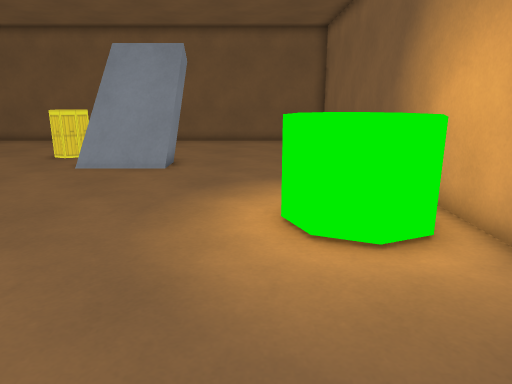
[1] (above)

13 first-person views from a walk through a 3-D level made in the Godot game engine. The camera is 1.4 m above the floor, tilts 14° down and sees 70° across. The floor is counted in squares, 0.6 m on a side. Each view is taken from the middle of a square. On the plan, view 1 faces up. The plan holds only what a view shows up to about 20 squares ahead; the rest is blank. Surface patterns are stand-ins for the level's own textures.

[2]
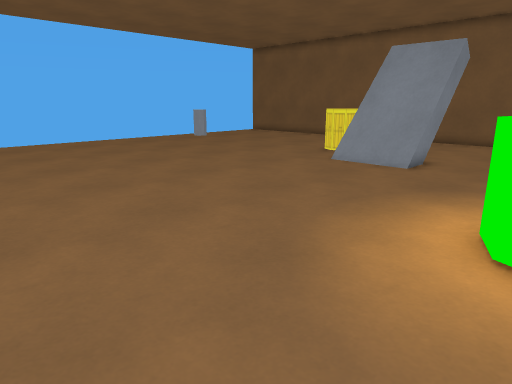

[3]
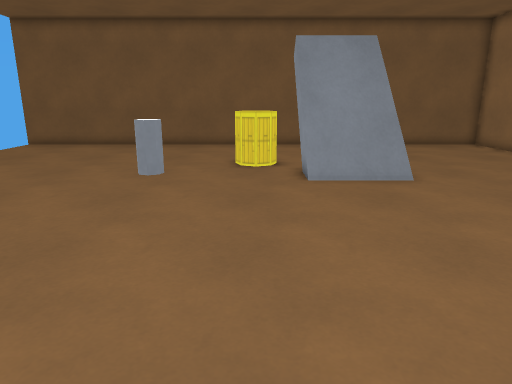

[4]
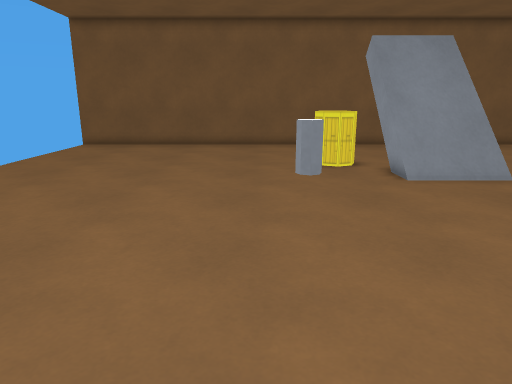

[5]
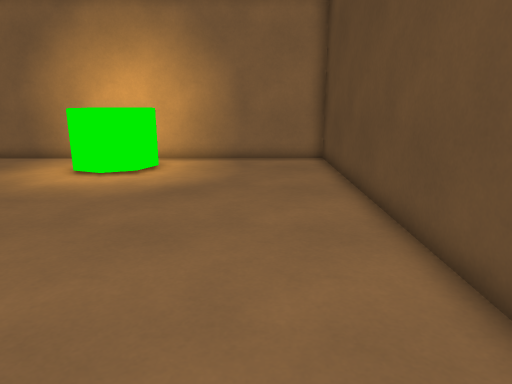

[6]
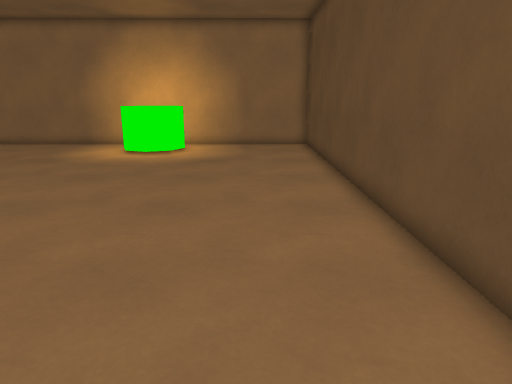

[7]
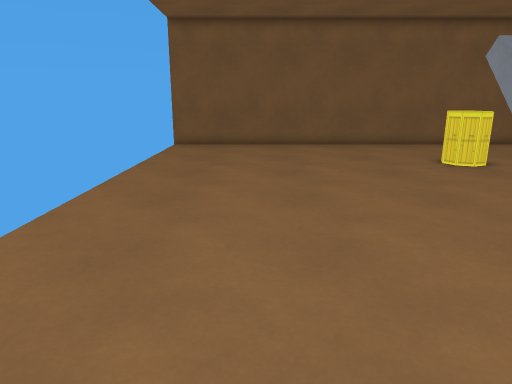

[8]
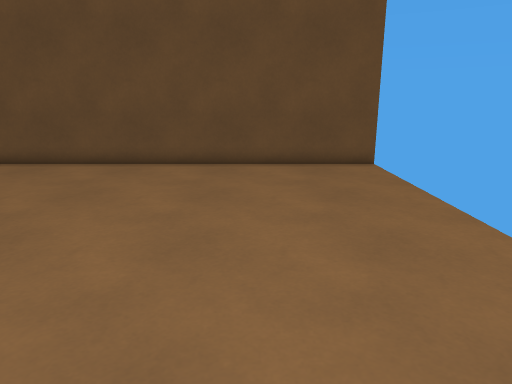

[9]
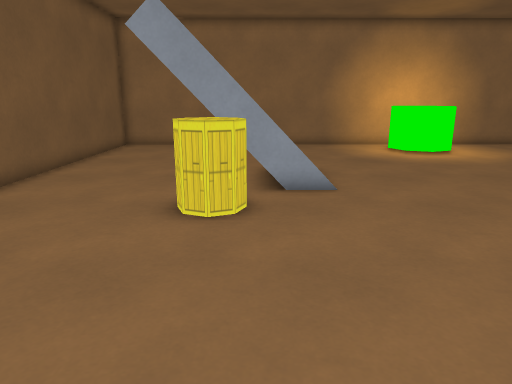

[10]
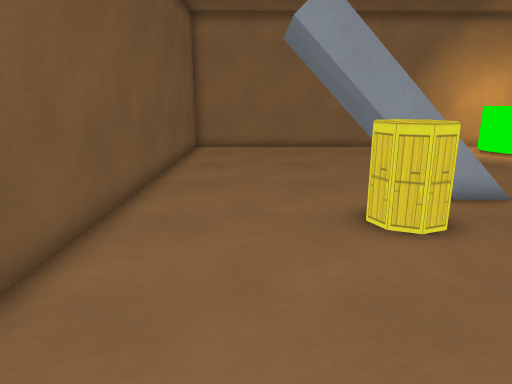

[11]
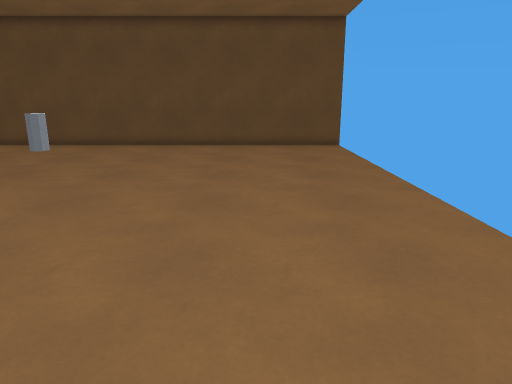

[12]
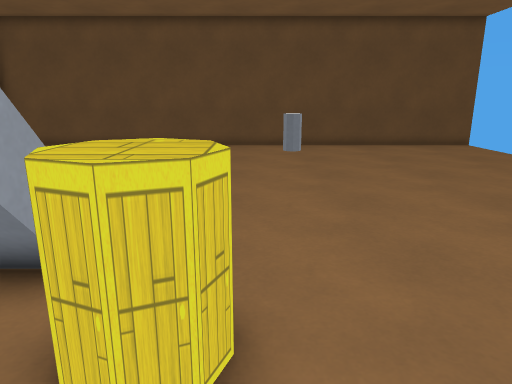

[13]
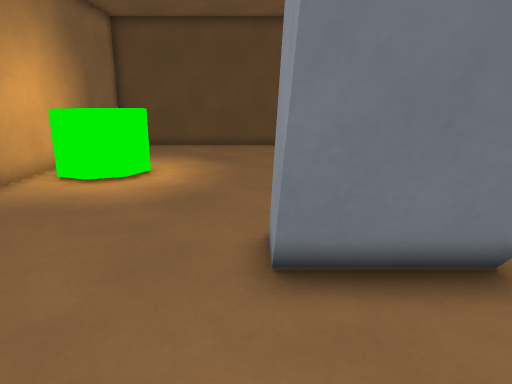

### Floor plan
Key: @ floor where view 1 was taken; # wall or solid block; . floor; = window, fence, low wall or low ledge; ^ raised ledge.
Columns run from 21 left of view 1 to 4 right of it. Each row starts with its distance up from view 1.
 22 ##########################
 21  ........................#
 20  ........................#
 19  ........................#
 18  ........................#
 17  ............=#####......#
 16  ...........=^#####......#
 15  ............=#####......#
 14  ............. ^^^=......#
 13  ..............####......#
 12  ........................#
 11  ........................#
 10  ........................#
  9  ..........#...........=.#
  8  .....................^^^#
  7  .....................^^^#
  6  .....................^^^#
  5  ........................#
  4  ........................#
  3  ........................#
  2  ........................#
  1  ........................#
  0  ....................@...#
 -1 ##########################

Positions as (right, up) in squares from view 1, and headings:
1: (0, 0), facing up
2: (2, 0), facing up-left
3: (-8, 2), facing up
4: (-11, 2), facing up
5: (-11, 2), facing right
6: (-16, 2), facing right
7: (-16, 2), facing up
8: (-16, 13), facing down
9: (-16, 15), facing right
10: (-15, 19), facing right
11: (-16, 19), facing down
12: (-9, 19), facing down
13: (-3, 19), facing down
